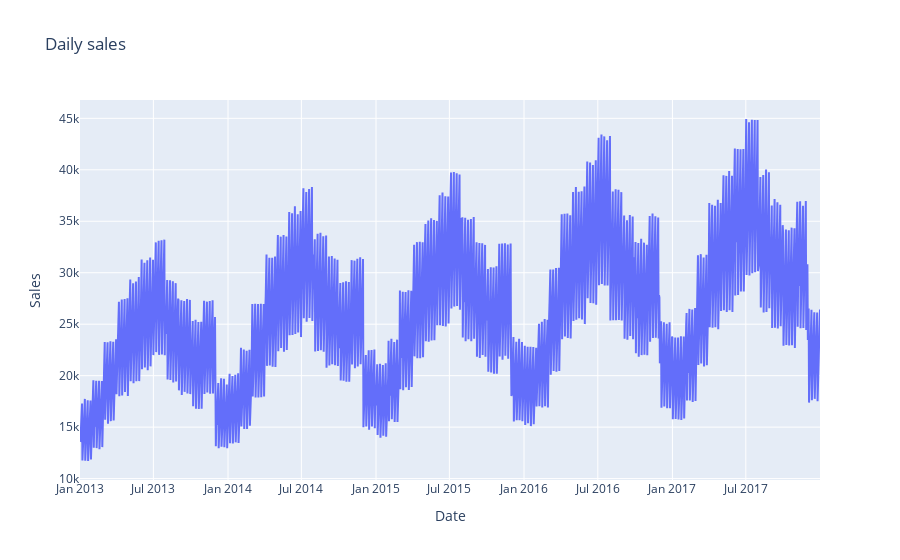

Notebook source saved alongside this figure:
### Markdown cell above
**Overall daily sales**

### Code cell
configure_plotly_browser_state()
daily_sales_sc = go.Scatter(x=daily_sales['date'], y=daily_sales['sales'])
layout = go.Layout(title='Daily sales', xaxis=dict(title='Date'), yaxis=dict(title='Sales'))
fig = go.Figure(data=[daily_sales_sc], layout=layout)
iplot(fig)

### Figure 1 — Plotly figure (JSON) as saved in the notebook; plotly's stock layout.template omitted (floating-point values rounded to 4 significant figures; data arrays with more than 128 entries replaced by an {"elided": "..."} marker saying what was removed)
{"data": [{"y": {"elided": "1826 int values"}, "x": {"elided": "1826 str values"}, "type": "scatter"}], "layout": {"yaxis": {"title": {"text": "Sales"}}, "xaxis": {"title": {"text": "Date"}}, "title": {"text": "Daily sales"}}}
